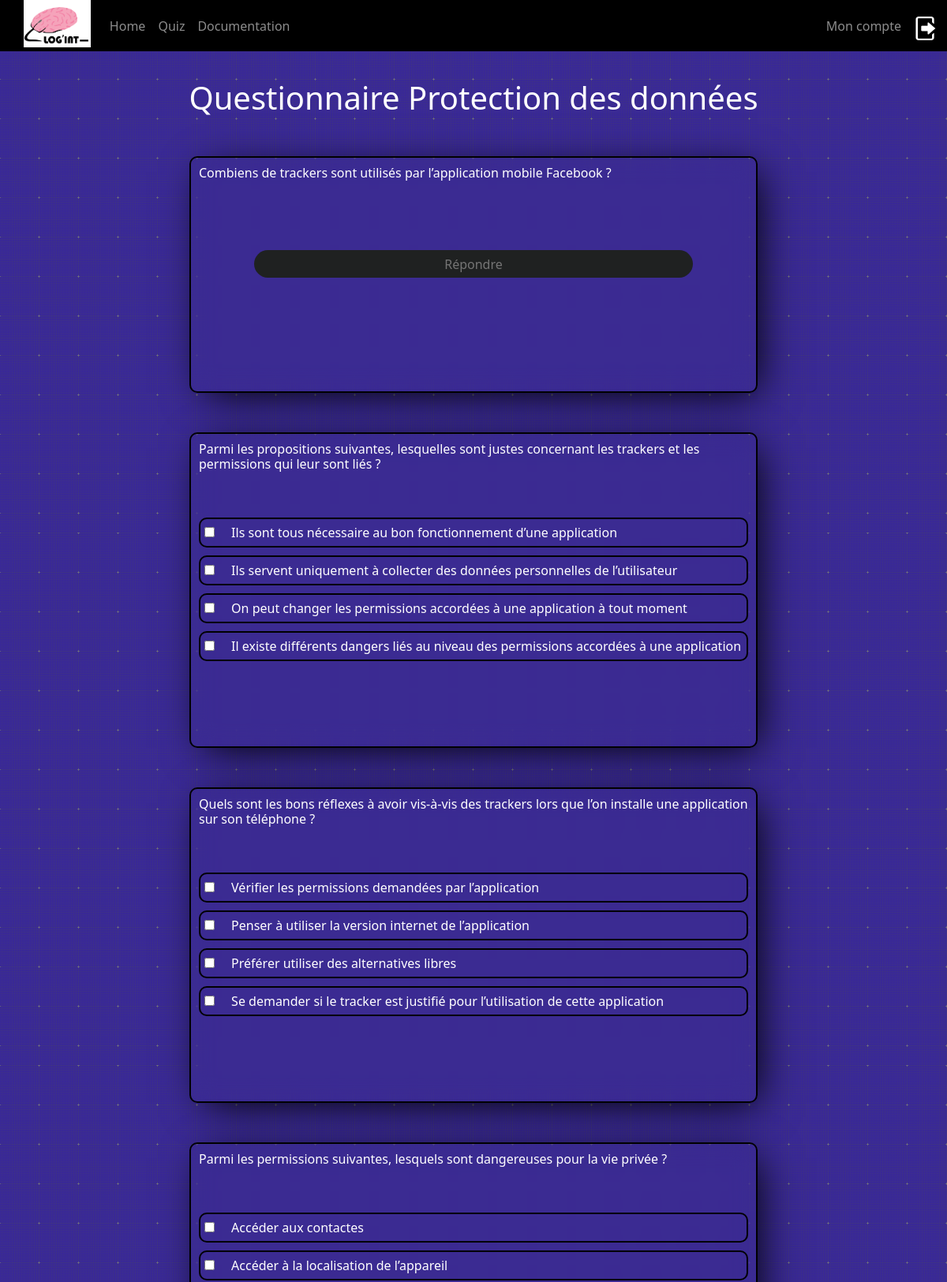
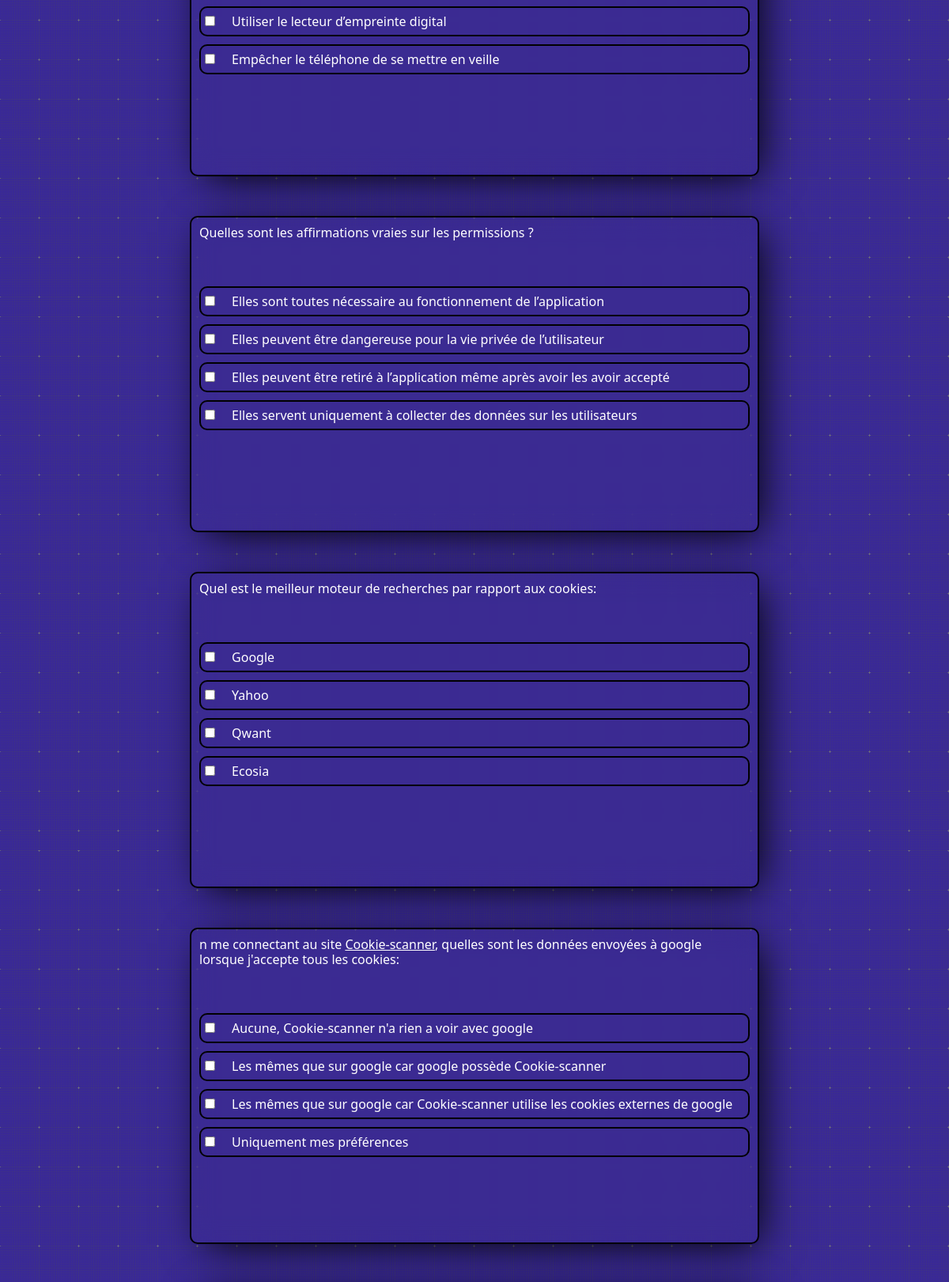
Page /pddquizz2/ (upper part) on the committed database (2 pictures, top to bottom).
### questionnaire/models.py (models this page shows)
class ProtecDesDonneesLv2(models.Model):
    numero = models.CharField(max_length=255)
    enonce = models.CharField(max_length=255)
    reponse1 = models.CharField(max_length=255)
    reponse2 = models.CharField(max_length=255)
    reponse3 = models.CharField(max_length=255)
    reponce4 = models.CharField(max_length=255)
    reponseVrai = models.CharField(max_length=255)
    reponse = models.CharField(max_length=255)
    explication = models.CharField(max_length=1000, default="")
    qcm = models.BooleanField(default=False)

### questionnaire/views.py (the view, shortened to what this page needs)
# urls.py: path("pddquizz2/", pddquizz2, name='pddquizz2'),
def pddquizz2(request):
    questions = ProtecDesDonneesLv2.objects.all()
    context = {
        'questions':questions
    }
    return render(request, "questionnaire/pddquizz.html", context)

### questionnaire/templates/questionnaire/pddquizz.html (shortened to what this page needs)
{% load static %}
<!DOCTYPE html>
<html lang="en">
<head>
    <link rel="stylesheet" href="{% static 'css/pddquizz.css' %}">
    <link href="https://cdn.jsdelivr.net/npm/bootstrap@5.3.0-alpha1/dist/css/bootstrap.min.css" rel="stylesheet">
</head>
<body>
    {% include 'GATE_website/quizznavbar.html' %}
    <section id="main">
        <div class="above">
            <h1 id="title">Questionnaire Protection des données</h1>
            <form method="POST" action="">
                {% for question in questions %}
                    {% if question.reponse1 == "null" %}
                        <div class="cadre_court">
                            <h3>{{ question.enonce | safe }}</h3>
                            <div class="reponse">
                            <input id="submitrep" type="text" name="{{question.numero}}" placeholder="Répondre" required="">
                            </div>
                        </div>
                    {% elif question.qcm == True %}
                        <div class="cadre_qcm">
                            <h3>{{ question.enonce | safe }}</h3>
                            <div class="reponse1_qcm">
                                <div class="input">
                                    <input type="checkbox" id="Vrai" name="qcm1" value="{{question.numero}}.1">
                                </div>
                                <label for="qcmchoice1">{{question.reponse1}}</label>
                            </div>
                            <div class="reponse1_qcm">
                                <div class="input">
                                    <input type="checkbox" id="Vrai" name="qcm1" value="{{question.numero}}.2">
                                </div>
                                <label for="qcmchoice2">{{question.reponse2}}</label>
                            </div>
                            <div class="reponse1_qcm">
                                <div class="input">
                                    <input type="checkbox" id="Faux" name="qcm1" value="{{question.numero}}.3">
                                </div>
                                <label for="qcmchoice3">{{question.reponse3}}</label>
                            </div>
                            <div class="reponse1_qcm">
                                <div class="input">
                                    <input type="checkbox" id="Faux" name="qcm1" value="{{question.numero}}.4">
                                </div>
                                <label for="qcmchoice4">{{question.reponce4}}</label>
                            </div>
                        </div>
                    {% endif %}
                {% endfor %}
            </form>
        </div>
    </section>
</body>
</html>

### questionnaire/static/css/pddquizz.css (style rules this page uses)
* { margin: 0; padding: 0; outline: 0; border: 0; border-spacing: 0; box-sizing: border-box; }
#main { height: auto; position: relative; background-image: url('../img/documentation_background.png'); background-size: contain; color: white; }
.above { z-index: -99; display: flex; flex-direction: column; }
h3 a { color: white; }
.above #title { transform: translateY(100px); margin:0 auto; }
form { position: relative; display: flex; flex-direction: column; }
.cadre_court { min-width: 300px; -webkit-backdrop-filter: blur(15px); backdrop-filter: blur(15px); box-shadow: 10px 10px 50px -10px black; border-radius: 10px; padding: 10px; border: 2px solid black; position: relative; width: 60%; height: 300px; margin: 0 auto; margin-bottom: 50px; transform: translateY(150px); color: white; }
.cadre_qcm { min-width: 300px; -webkit-backdrop-filter: blur(15px); backdrop-filter: blur(15px); box-shadow: 10px 10px 50px -10px black; border-radius: 10px; padding: 10px; border: 2px solid black; position: relative; width: 60%; height: 400px; margin: 0 auto; margin-bottom: 50px; transform: translateY(150px); color: white; }
.cadre h3, .cadre_court h3, .cadre_qcm h3, .cadre_qcm_court h3 { font-size: 1rem; }
.reponse { width: 80%; transform: translateY(80px); margin: 0 auto; }
.reponse1_qcm { display: flex; flex-direction: row; padding: 5px; margin: 0 auto; transform: translateY(50px); border-radius: 10px; border:2px solid black; margin-bottom: 10px; }
#submitrep { width: 100%; height: 35px; background-color: #1f2121; color: white; border-radius: 20px; text-align: center; }
.input { width: 5%; }

### rows in the picture
ProtecDesDonneesLv2: enonce "Combiens de trackers sont utilisés par l’application mobile Facebook ?"
ProtecDesDonneesLv2: enonce "Parmi les propositions suivantes, lesquelles sont justes concernant les trackers et les permissions qui leur sont liés ?", reponse1 "Ils sont tous nécessaire au bon fonctionnement d’une application", reponse2 "Ils servent uniquement à collecter des données personnelles de l’utilisateur", reponse3 "On peut changer les permissions accordées à une application à tout moment", reponce4 "Il existe différents dangers liés au niveau des permissions accordées à une application"
ProtecDesDonneesLv2: enonce "Quels sont les bons réflexes à avoir vis-à-vis des trackers lors que l’on installe une application sur son téléphone ?", reponse1 "Vérifier les permissions demandées par l’application", reponse2 "Penser à utiliser la version internet de l’application", reponse3 "Préférer utiliser des alternatives libres", reponce4 "Se demander si le tracker est justifié pour l’utilisation de cette application"
ProtecDesDonneesLv2: enonce "Parmi les permissions suivantes, lesquels sont dangereuses pour la vie privée ?", reponse1 "Accéder aux contactes", reponse2 "Accéder à la localisation de l’appareil", reponse3 "Utiliser le lecteur d’empreinte digital", reponce4 "Empêcher le téléphone de se mettre en veille"
ProtecDesDonneesLv2: enonce "Quelles sont les affirmations vraies sur les permissions ?", reponse1 "Elles sont toutes nécessaire au fonctionnement de l’application", reponse2 "Elles peuvent être dangereuse pour la vie privée de l’utilisateur", reponse3 "Elles peuvent être retiré à l’application même après avoir les avoir accepté", reponce4 "Elles servent uniquement à collecter des données sur les utilisateurs"
ProtecDesDonneesLv2: enonce "Quel est le meilleur moteur de recherches par rapport aux cookies:", reponse1 "Google", reponse2 "Yahoo", reponse3 "Qwant", reponce4 "Ecosia"
ProtecDesDonneesLv2: enonce "n me connectant au site Cookie-scanner , quelles sont les données envoyées à google lorsque j'accepte tous les cookies:", reponse1 "Aucune, Cookie-scanner n'a rien a voir avec google", reponse2 "Les mêmes que sur google car google possède Cookie-scanner", reponse3 "Les mêmes que sur google car Cookie-scanner utilise les cookies externes de google", reponce4 "Uniquement mes préférences"
